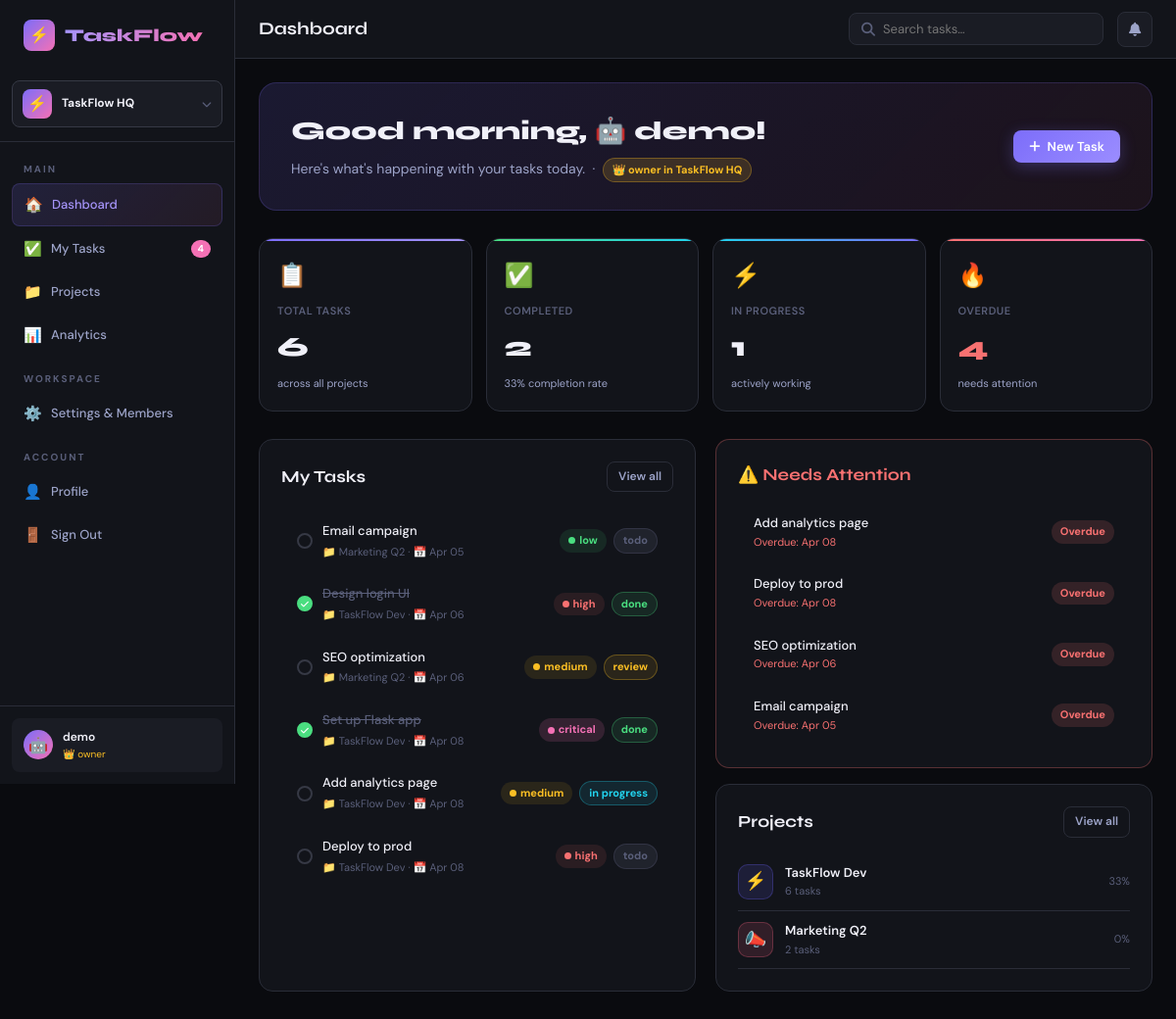
The page /dashboard (signed in) on the database its author committed.
### taskflow 2/app.py (models this page shows)
class Workspace(db.Model):
    id          = db.Column(db.Integer, primary_key=True)
    name        = db.Column(db.String(120), nullable=False)
    slug        = db.Column(db.String(80), unique=True, nullable=False)
    description = db.Column(db.Text)
    avatar      = db.Column(db.String(4), default='🏢')
    plan        = db.Column(db.String(20), default='free')
    created     = db.Column(db.DateTime, default=datetime.utcnow)
    owner_id    = db.Column(db.Integer, db.ForeignKey('user.id'))
    members     = db.relationship('WorkspaceMember', backref='workspace', lazy=True, cascade='all,delete')
    projects    = db.relationship('Project', backref='workspace', lazy=True, cascade='all,delete')
    invites     = db.relationship('WorkspaceInvite', backref='workspace', lazy=True, cascade='all,delete')

class User(db.Model):
    id            = db.Column(db.Integer, primary_key=True)
    username      = db.Column(db.String(80), unique=True, nullable=False)
    email         = db.Column(db.String(120), unique=True, nullable=False)
    password      = db.Column(db.String(256), nullable=False)
    avatar        = db.Column(db.String(2), default='😎')
    role          = db.Column(db.String(20), default='member')
    created       = db.Column(db.DateTime, default=datetime.utcnow)
    active_ws_id  = db.Column(db.Integer, db.ForeignKey('workspace.id'), nullable=True)
    tasks         = db.relationship('Task', foreign_keys='Task.assignee_id', backref='assignee', lazy=True)
    created_tasks = db.relationship('Task', foreign_keys='Task.creator_id', backref='creator', lazy=True)
    notifications = db.relationship('Notification', backref='user', lazy=True)

class WorkspaceMember(db.Model):
    id           = db.Column(db.Integer, primary_key=True)
    workspace_id = db.Column(db.Integer, db.ForeignKey('workspace.id'), nullable=False)
    user_id      = db.Column(db.Integer, db.ForeignKey('user.id'), nullable=False)
    role         = db.Column(db.String(20), default='member')  # owner/admin/member/viewer
    joined       = db.Column(db.DateTime, default=datetime.utcnow)
    user         = db.relationship('User', backref='workspace_memberships')

class Task(db.Model):
    id           = db.Column(db.Integer, primary_key=True)
    title        = db.Column(db.String(200), nullable=False)
    description  = db.Column(db.Text)
    status       = db.Column(db.String(30), default='todo')
    priority     = db.Column(db.String(20), default='medium')
    deadline     = db.Column(db.DateTime)
    estimated_h  = db.Column(db.Float, default=0)
    logged_h     = db.Column(db.Float, default=0)
    progress     = db.Column(db.Integer, default=0)
    tags         = db.Column(db.String(300), default='')
    story_points = db.Column(db.Integer, default=1)
    created      = db.Column(db.DateTime, default=datetime.utcnow)
    updated      = db.Column(db.DateTime, default=datetime.utcnow, onupdate=datetime.utcnow)
    project_id   = db.Column(db.Integer, db.ForeignKey('project.id'))
    assignee_id  = db.Column(db.Integer, db.ForeignKey('user.id'))
    creator_id   = db.Column(db.Integer, db.ForeignKey('user.id'))
    comments     = db.relationship('Comment', backref='task', lazy=True, cascade='all,delete')
    activity     = db.relationship('Activity', backref='task', lazy=True, cascade='all,delete')
    subtasks     = db.relationship('Subtask', backref='task', lazy=True, cascade='all,delete')

class Project(db.Model):
    id           = db.Column(db.Integer, primary_key=True)
    name         = db.Column(db.String(120), nullable=False)
    description  = db.Column(db.Text)
    color        = db.Column(db.String(20), default='#6C63FF')
    emoji        = db.Column(db.String(4), default='📁')
    is_private   = db.Column(db.Boolean, default=False)
    created      = db.Column(db.DateTime, default=datetime.utcnow)
    owner_id     = db.Column(db.Integer, db.ForeignKey('user.id'))
    workspace_id = db.Column(db.Integer, db.ForeignKey('workspace.id'))
    owner        = db.relationship('User', backref='owned_projects')
    tasks        = db.relationship('Task', backref='project', lazy=True, cascade='all,delete')
    members      = db.relationship('ProjectMember', backref='project', lazy=True, cascade='all,delete')
    sprints      = db.relationship('Sprint', backref='project', lazy=True, cascade='all,delete')

### taskflow 2/app.py (the view)
@app.route('/dashboard')
@login_required
def dashboard():
    u = current_user(); ws = active_workspace()
    all_tasks = Task.query.filter_by(assignee_id=u.id).all()
    overdue  = [t for t in all_tasks if t.deadline and t.deadline < datetime.utcnow() and t.status!='done']
    due_soon = [t for t in all_tasks if t.deadline and datetime.utcnow() < t.deadline <= datetime.utcnow()+timedelta(days=3) and t.status!='done']
    projs    = visible_projects(u)
    stats    = dict(total=len(all_tasks),
                    done=len([t for t in all_tasks if t.status=='done']),
                    in_progress=len([t for t in all_tasks if t.status=='in_progress']),
                    overdue=len(overdue))
    return render_template('dashboard.html', user=u, ws=ws,
                           my_tasks=sorted(all_tasks, key=lambda t: t.deadline or datetime.max)[:8],
                           projects=projs, stats=stats, overdue=overdue[:5], due_soon=due_soon[:5])

### taskflow 2/app.py (called while the page is built)
def login_required(f):
    @wraps(f)
    def decorated(*args, **kwargs):
        if 'user_id' not in session:
            return redirect(url_for('login'))
        return f(*args, **kwargs)
    return decorated

def current_user():
    if 'user_id' in session:
        return User.query.get(session['user_id'])
    return None

def active_workspace():
    u = current_user()
    if not u: return None
    if u.active_ws_id:
        ws = Workspace.query.get(u.active_ws_id)
        if ws: return ws
    ws = Workspace.query.filter_by(owner_id=u.id).first()
    if ws: u.active_ws_id = ws.id; db.session.commit()
    return ws

def get_ws_role(ws, user):
    m = WorkspaceMember.query.filter_by(workspace_id=ws.id, user_id=user.id).first()
    return m.role if m else None

def user_can_see_project(project, user):
    ws = active_workspace()
    if not ws or not get_ws_role(ws, user): return False
    if project.workspace_id != ws.id: return False
    if project.owner_id == user.id: return True
    if not project.is_private: return True
    return get_proj_role(project, user) is not None

def visible_projects(user):
    ws = active_workspace()
    if not ws: return []
    return [p for p in ws.projects if user_can_see_project(p, user)]

### taskflow 2/templates/dashboard.html (shortened to what this page needs)
{% extends 'base.html' %}
{% block topbar_title %}Dashboard{% endblock %}
{% block content %}
<div class="fade-in">
<div style="background:linear-gradient(135deg,rgba(124,109,250,0.15),rgba(244,113,181,0.08));border:1px solid rgba(124,109,250,0.2);border-radius:18px;padding:28px 32px;margin-bottom:28px;display:flex;align-items:center;justify-content:space-between;">
  <div>
    <div style="font-family:var(--font);font-size:26px;font-weight:800;margin-bottom:6px;">
      Good {{ 'morning' if now.hour < 12 else ('afternoon' if now.hour < 18 else 'evening') }}, {{ user.avatar }} {{ user.username }}!
    </div>
    <div style="color:var(--text2);font-size:14px;">
      Here's what's happening with your tasks today.
      {% if ws_role %}
      &nbsp;·&nbsp;
      <span class="badge badge-{{ ws_role }}" style="font-size:11px;">
        {% if ws_role=='owner' %}👑{% elif ws_role=='admin' %}⚡{% elif ws_role=='viewer' %}👁{% else %}👤{% endif %}
        {{ ws_role }} in {{ ws.name if ws else 'workspace' }}
      </span>
      {% endif %}
    </div>
  </div>
  {% if can_write_ws %}
  <button class="btn btn-primary" onclick="openModal('new-task-modal')">
    <i class="fas fa-plus"></i> New Task
  </button>
  {% else %}
  <span class="chip" style="color:var(--text3);">👁 View only</span>
  {% endif %}
</div>
<div class="grid-4 fade-in-2" style="margin-bottom:28px;">
  <div class="stat-card" style="--accent-color:linear-gradient(90deg,#7c6dfa,#a594f9)">
    <div class="stat-icon">📋</div>
    <div class="stat-label">Total Tasks</div>
    <div class="stat-value">{{ stats.total }}</div>
    <div class="stat-sub">across all projects</div>
  </div>
  <div class="stat-card" style="--accent-color:linear-gradient(90deg,#4ade80,#22d3ee)">
    <div class="stat-icon">✅</div>
    <div class="stat-label">Completed</div>
    <div class="stat-value">{{ stats.done }}</div>
    <div class="stat-sub">{{ ((stats.done/stats.total*100)|int) if stats.total else 0 }}% completion rate</div>
  </div>
  <div class="stat-card" style="--accent-color:linear-gradient(90deg,#22d3ee,#7c6dfa)">
    <div class="stat-icon">⚡</div>
    <div class="stat-label">In Progress</div>
    <div class="stat-value">{{ stats.in_progress }}</div>
    <div class="stat-sub">actively working</div>
  </div>
  <div class="stat-card" style="--accent-color:linear-gradient(90deg,#f87171,#f471b5)">
    <div class="stat-icon">🔥</div>
    <div class="stat-label">Overdue</div>
    <div class="stat-value" style="color:{% if stats.overdue %}var(--red){% else %}var(--green){% endif %}">{{ stats.overdue }}</div>
    <div class="stat-sub">{% if stats.overdue %}needs attention{% else %}all on track!{% endif %}</div>
  </div>
</div>
<div class="grid-2 fade-in-3" style="margin-bottom:28px;gap:20px;">
  <div class="card">
    <div class="flex-between" style="margin-bottom:18px;">
      <div class="section-title">My Tasks</div>
      <a href="/tasks" class="btn btn-ghost btn-sm">View all</a>
    </div>
    {% if my_tasks %}
    {% for task in my_tasks %}
    <a href="/tasks/{{ task.id }}">
    <div class="task-row">
      <div class="task-check {% if task.status=='done' %}done{% endif %}">
        {% if task.status == 'done' %}<i class="fas fa-check" style="font-size:9px;color:#fff;"></i>{% endif %}
      </div>
      <div class="task-title-wrap">
        <div class="task-title {% if task.status=='done' %}done{% endif %}">{{ task.title }}</div>
        <div class="task-sub">
          {% if task.project %}<span>📁 {{ task.project.name }}</span>{% endif %}
          {% if task.deadline %}
            · <span class="{% if task.deadline < now %}overdue{% endif %}">
              📅 {{ task.deadline.strftime('%b %d') }}
            </span>
          {% endif %}
        </div>
      </div>
      <div class="task-meta">
        <span class="badge badge-{{ task.priority }}"><span class="p-dot {{ task.priority }}"></span>{{ task.priority }}</span>
        <span class="badge badge-{{ task.status }}">{{ task.status.replace('_',' ') }}</span>
      </div>
    </div>
    </a>
    {% endfor %}
    {% else %}
    <div class="empty-state">
      <div class="empty-icon">🎉</div>
      <div>No tasks yet – create one!</div>
    </div>
    {% endif %}
  </div>
  <div style="display:flex;flex-direction:column;gap:16px;">
    {% if overdue or due_soon %}
    <div class="card" style="border-color:rgba(248,113,113,0.3);">
      <div class="section-title" style="margin-bottom:14px;color:var(--red);">⚠️ Needs Attention</div>
      {% for task in overdue %}
      <a href="/tasks/{{ task.id }}">
      <div class="task-row">
        <div style="flex:1;">
          <div style="font-size:13px;font-weight:500;">{{ task.title }}</div>
          <div style="font-size:11px;color:var(--red);">Overdue: {{ task.deadline.strftime('%b %d') }}</div>
        </div>
        <span class="badge" style="background:rgba(248,113,113,0.15);color:var(--red);">Overdue</span>
      </div>
      </a>
      {% endfor %}
    </div>
    {% endif %}
    <div class="card">
      <div class="flex-between" style="margin-bottom:16px;">
        <div class="section-title">Projects</div>
        <a href="/projects" class="btn btn-ghost btn-sm">View all</a>
      </div>
      {% if projects %}
      {% for project in projects %}
      <a href="/projects/{{ project.id }}">
      <div style="display:flex;align-items:center;gap:12px;padding:10px 0;border-bottom:1px solid var(--border);cursor:pointer;">
        <div style="width:36px;height:36px;border-radius:10px;background:{{ project.color }}22;border:1px solid {{ project.color }}44;display:flex;align-items:center;justify-content:center;font-size:18px;">{{ project.emoji }}</div>
        <div style="flex:1;">
          <div style="font-size:13px;font-weight:600;">{{ project.name }}</div>
          <div style="font-size:11px;color:var(--text3);">{{ project.tasks|length }} tasks</div>
        </div>
        <div style="font-size:11px;color:var(--text3);">
          {% set done_c = project.tasks|selectattr('status','equalto','done')|list|length %}
          {% if project.tasks|length %}
          {{ ((done_c/project.tasks|length)*100)|int }}%
          {% else %}0%{% endif %}
        </div>
      </div>
      </a>
      {% endfor %}
      {% else %}
      <div style="text-align:center;color:var(--text3);font-size:13px;padding:20px;">
        No projects yet. <a href="/projects" style="color:var(--accent2);">Create one →</a>
      </div>
      {% endif %}
    </div>
  </div>
</div>
</div>
{% endblock %}

### taskflow 2/templates/base.html (shortened to what this page needs)
<!DOCTYPE html>
<html lang="en">
<head>
<link rel="stylesheet" href="https://cdnjs.cloudflare.com/ajax/libs/font-awesome/6.4.0/css/all.min.css">
</head>
<body>
<div class="app-layout">
{% if session.user_id %}
<aside class="sidebar" id="sidebar">
  <div class="sidebar-logo">
    <div class="logo-icon">⚡</div>
    <span>TaskFlow</span>
  </div>
  {% if ws %}
  <div class="ws-switcher" onclick="document.getElementById('ws-dropdown').classList.toggle('open');event.stopPropagation();">
    <div class="ws-chip">
      <div class="ws-avatar">{{ ws.avatar }}</div>
      <div class="ws-name">{{ ws.name }}</div>
      <i class="fas fa-chevron-down" style="font-size:10px;color:var(--text3);"></i>
    </div>
  </div>
  {% endif %}
  <nav>
    <div class="sidebar-section">Main</div>
    <a href="/dashboard" class="nav-item {% if request.endpoint=='dashboard' %}active{% endif %}">
      <span class="icon">🏠</span> Dashboard
    </a>
    <a href="/tasks" class="nav-item {% if request.endpoint=='tasks' %}active{% endif %}">
      <span class="icon">✅</span> My Tasks
      {% if overdue_count %}<span class="nav-badge">{{ overdue_count }}</span>{% endif %}
    </a>
    <a href="/projects" class="nav-item {% if 'project' in request.endpoint %}active{% endif %}">
      <span class="icon">📁</span> Projects
    </a>
    <a href="/analytics" class="nav-item {% if request.endpoint=='analytics' %}active{% endif %}">
      <span class="icon">📊</span> Analytics
    </a>
    {% if ws %}
    <div class="sidebar-section">Workspace</div>
    <a href="/workspaces/{{ ws.id }}/settings" class="nav-item {% if request.endpoint=='workspace_settings' %}active{% endif %}">
      <span class="icon">⚙️</span> {% if can_admin_ws %}Settings & Members{% else %}View Members{% endif %}
    </a>
    {% endif %}
    <div class="sidebar-section">Account</div>
    <a href="/profile" class="nav-item {% if request.endpoint=='profile' %}active{% endif %}">
      <span class="icon">👤</span> Profile
    </a>
    <a href="/logout" class="nav-item"><span class="icon">🚪</span> Sign Out</a>
  </nav>
  <div class="sidebar-footer">
    <a href="/profile" class="user-chip">
      <div class="user-avatar">{{ user.avatar if user else '👤' }}</div>
      <div>
        <div class="user-name">{{ user.username if user else 'User' }}</div>
        <div class="user-role" style="display:flex;align-items:center;gap:4px;">{% if ws_role %}<span style="color:{% if ws_role=='owner' %}var(--amber){% elif ws_role=='admin' %}var(--accent2){% elif ws_role=='viewer' %}var(--text3){% else %}var(--cyan){% endif %};">{% if ws_role=='owner' %}👑{% elif ws_role=='admin' %}⚡{% elif ws_role=='viewer' %}👁{% else %}👤{% endif %} {{ ws_role }}</span>{% endif %}</div>
      </div>
    </a>
  </div>
</aside>
{% endif %}
<div class="main-content">
{% if session.user_id %}
<header class="topbar">
  <div class="topbar-title">{% block topbar_title %}{% endblock %}</div>
  <div style="position:relative;">
    <div class="search-box">
      <i class="fas fa-search"></i>
      <input type="text" id="search-input" placeholder="Search tasks…" autocomplete="off">
    </div>
  </div>
  <div style="position:relative;">
    <div class="notif-btn" id="notif-btn" onclick="toggleNotif()">
      <i class="fas fa-bell"></i>
    </div>
  </div>
</header>
{% endif %}
<div class="page-content">
{% block content %}{% endblock %}
</div>
</div>
</div>
</body>
</html>

### rows shown on the page
Workspace: avatar "⚡", name "TaskFlow HQ"
User: avatar "🤖", username "demo"
WorkspaceMember: role "owner"
Task: title "Email campaign", project.name "Marketing Q2", deadline "Apr 05", priority "low", status.replace "todo"
Task: title "Design login UI", project.name "TaskFlow Dev", deadline "Apr 06", priority "high", status.replace "done"
Task: title "SEO optimization", project.name "Marketing Q2", deadline "Apr 06", priority "medium", status.replace "review"
Task: title "Set up Flask app", project.name "TaskFlow Dev", deadline "Apr 08", priority "critical", status.replace "done"
Task: title "Add analytics page", project.name "TaskFlow Dev", deadline "Apr 08", priority "medium", status.replace "in progress"
Task: title "Deploy to prod", project.name "TaskFlow Dev", deadline "Apr 08", priority "high", status.replace "todo"
Project: emoji "⚡", name "TaskFlow Dev", tasks|length "6", tasks "33"
Project: emoji "📣", name "Marketing Q2", tasks|length "2", tasks "0"

### other values the page prints
{{ overdue_count }} "4"
{{ stats.total }} "6"
{{ stats.done }} "2"
{{ ((stats.done/stats.total*100)|int) if stats.total else 0 }} "33"
{{ stats.in_progress }} "1"
{{ stats.overdue }} "4"
